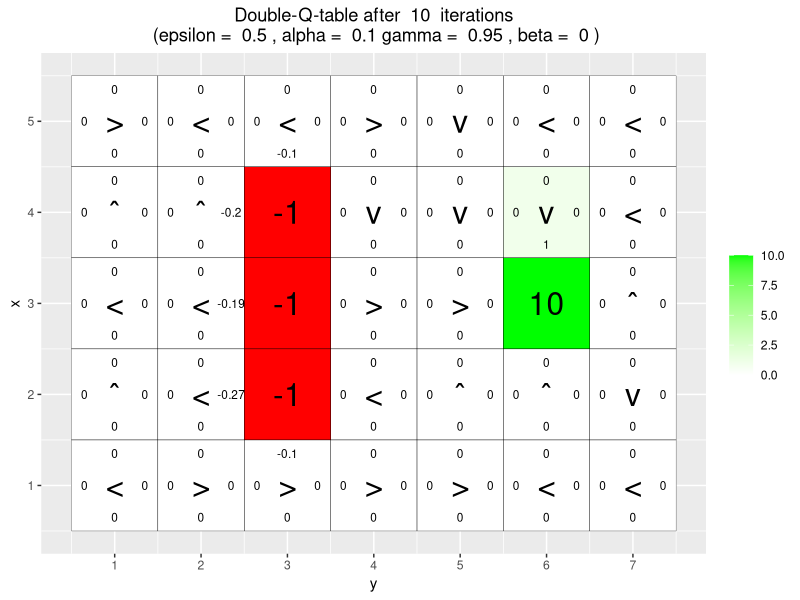
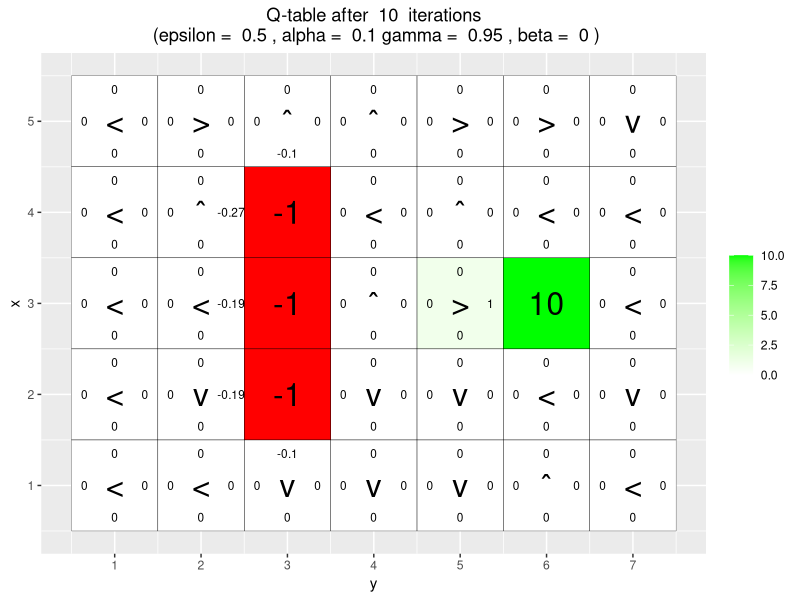
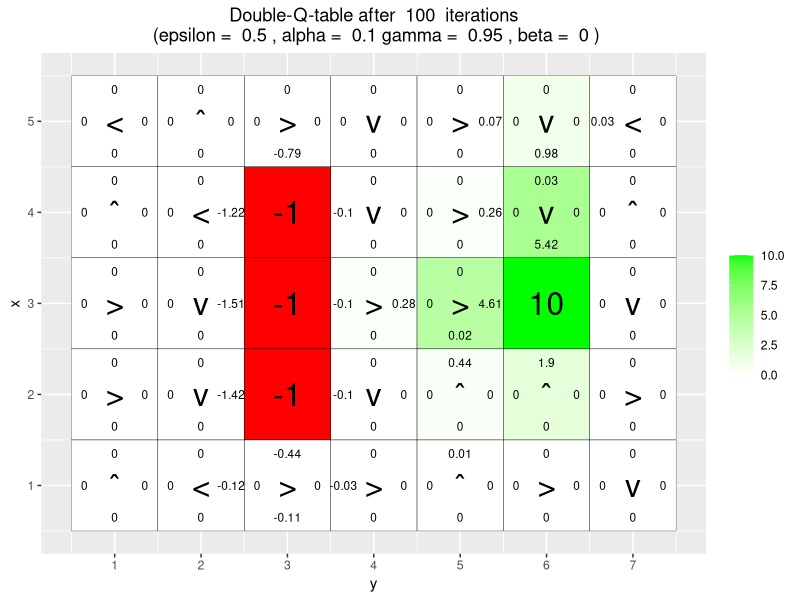
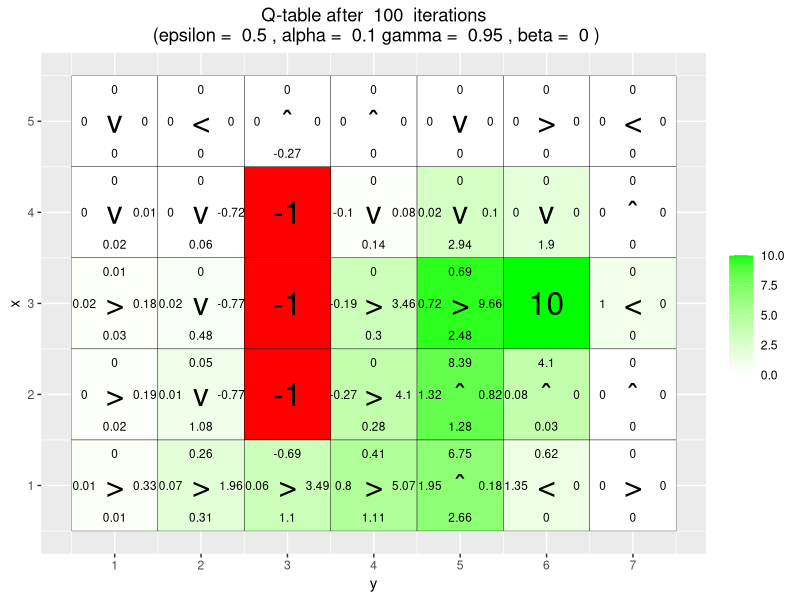
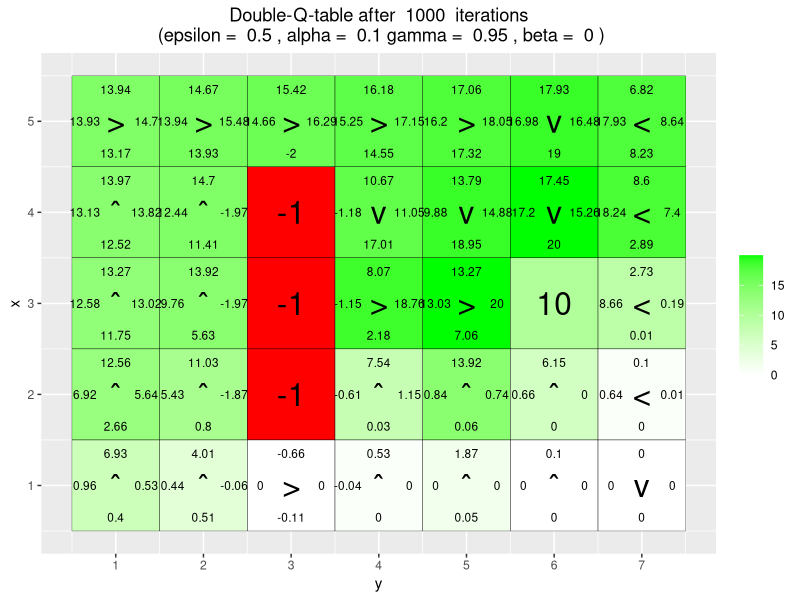
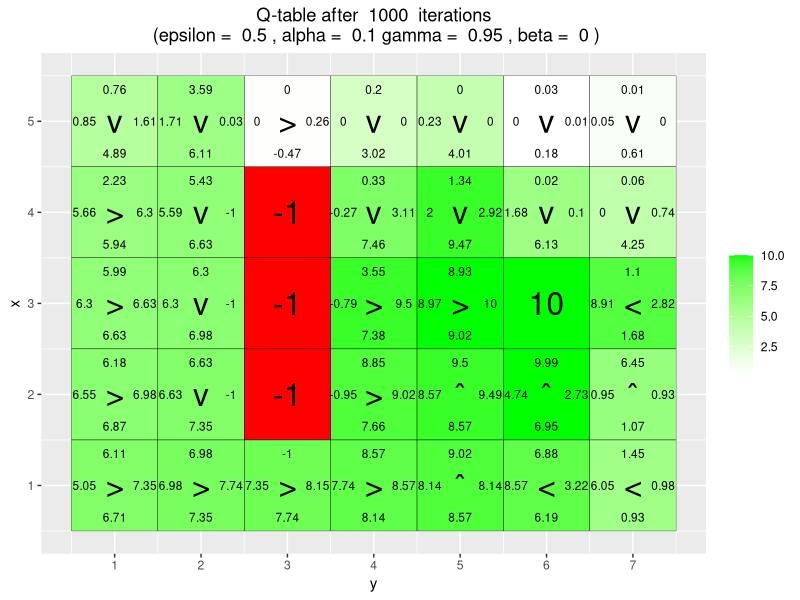
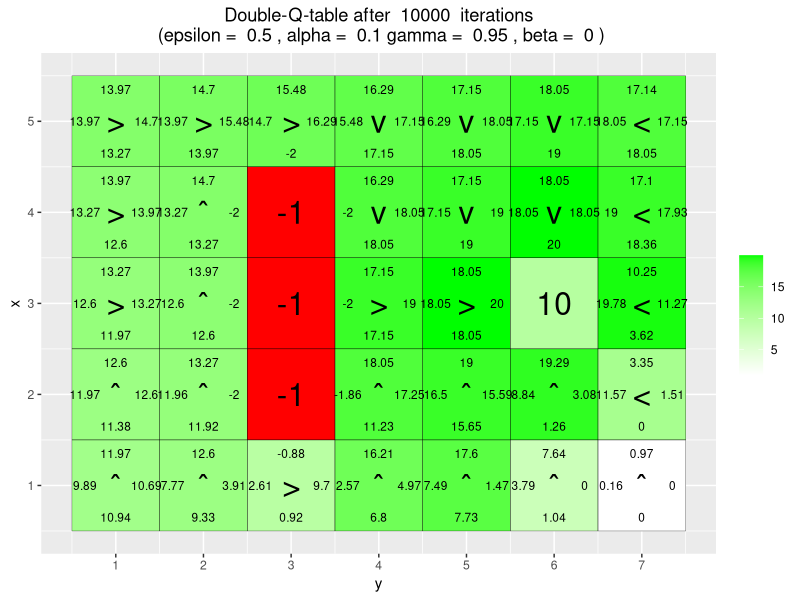
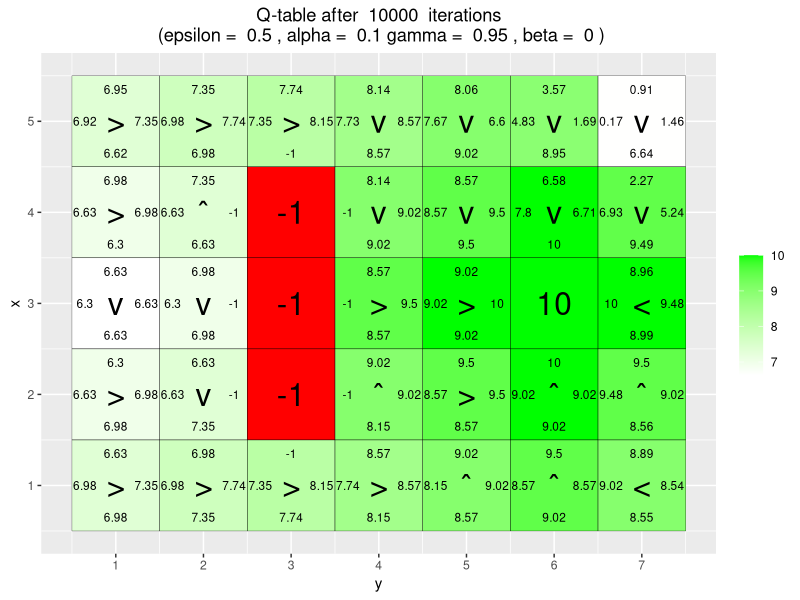

These charts were generated, in order, by the following R code: (Note: this script raises an error after producing the figures.)
# Shared Q-learning machinery used by environments A, B and C.
# State = (x, y) with x = row (1..H, plotted upwards), y = column (1..W).
# Q-table layout: q_table[x, y, action], an H x W x 4 array.
# Action indices: 1 = up, 2 = right, 3 = down, 4 = left (clockwise order,
# so action +/- 1 (mod 4) is a perpendicular action).
set.seed(12345)
library(ggplot2)
# Arrow symbols and (dx, dy) moves, indexed by action number.
arrows <- c("ˆ", ">", "v", "<")
action_deltas <- list(c(1,0), # up
                      c(0,1), # right
                      c(-1,0), # down
                      c(0,-1)) # left
# Plot the grid (given code): the four Q-values per non-terminal cell

# (top/right/bottom/left = up/right/down/left), the greedy action as an
# arrow, and fill colour = max_a Q (red NA cells = negative rewards).
# Uses globals H, W, reward_map and q_table.
vis_environment_double <- function(iterations=0, epsilon = 0.5, alpha = 0.1, gamma = 0.95, beta = 0){
  # expand.grid: data frame with one row per (x, y) cell (x varies fastest).
  df <- expand.grid(x=1:H,y=1:W)
  # mapply applies f(x, y) over the paired df$x, df$y columns; NA = terminal.
  foo <- mapply(function(x,y) ifelse(reward_map[x,y] == 0,q_table_1[x,y,1]+q_table_2[x,y,1],NA),df$x,df$y)
  df$val1 <- as.vector(round(foo, 2))
  foo <- mapply(function(x,y) ifelse(reward_map[x,y] == 0,q_table_1[x,y,2]+q_table_2[x,y,2],NA),df$x,df$y)
  df$val2 <- as.vector(round(foo, 2))
  foo <- mapply(function(x,y) ifelse(reward_map[x,y] == 0,q_table_1[x,y,3]+q_table_2[x,y,3],NA),df$x,df$y)
  df$val3 <- as.vector(round(foo, 2))
  foo <- mapply(function(x,y) ifelse(reward_map[x,y] == 0,q_table_1[x,y,4]+q_table_2[x,y,4],NA),df$x,df$y)
  df$val4 <- as.vector(round(foo, 2))
  foo <- mapply(function(x,y)
    ifelse(reward_map[x,y] == 0,arrows[GreedyPolicyDoubleQ(x,y)],reward_map[x,y]),df$x,df$y)
  df$val5 <- as.vector(foo)
  foo <- mapply(function(x,y) ifelse(reward_map[x,y] == 0,max(q_table_1[x,y,]+q_table_2[x,y,]),
                                     ifelse(reward_map[x,y]<0,NA,reward_map[x,y])),df$ x,df$y)
  df$val6 <- as.vector(foo)

  # print() needed: ggplot objects are not auto-drawn inside a function/loop.
  # aes maps column y to the horizontal and row x to the vertical axis.
  print(ggplot(df,aes(x = y,y = x)) +
          # Continuous fill white -> green; NA cells drawn red; no legend title.
          scale_fill_gradient(low = "white", high = "green", na.value = "red", name = "")
        +
          # One filled square per cell, coloured by val6 (max Q / reward).
          geom_tile(aes(fill=val6)) +
          # nudge_x/y shift labels towards a cell edge; na.rm drops NA labels.
          geom_text(aes(label = val1),size = 3,nudge_y = .35,na.rm = TRUE) +
          geom_text(aes(label = val2),size = 3,nudge_x = .35,na.rm = TRUE) +
          geom_text(aes(label = val3),size = 3,nudge_y = -.35,na.rm = TRUE) +
          geom_text(aes(label = val4),size = 3,nudge_x = -.35,na.rm = TRUE) +
          geom_text(aes(label = val5),size = 8) +
          # Transparent tiles with black borders draw the grid lines.
          geom_tile(fill = 'transparent', colour = 'black') +
          ggtitle(paste("Double-Q-table after ",iterations," iterations\n",
                        "(epsilon = ",epsilon,", alpha = ",alpha,"gamma = ",gamma,", beta = ",beta,")")) +
          # hjust = 0.5 centres the title.
          theme(plot.title = element_text(hjust = 0.5)) +
          # Integer tick marks at every column / row.
          scale_x_continuous(breaks = c(1:W),labels = c(1:W)) +
          scale_y_continuous(breaks = c(1:H),labels = c(1:H)))
}

vis_environment <- function(iterations=0, epsilon = 0.5, alpha = 0.1, gamma = 0.95, beta = 0){
  # expand.grid: data frame with one row per (x, y) cell (x varies fastest).
  df <- expand.grid(x=1:H,y=1:W)
  # mapply applies f(x, y) over the paired df$x, df$y columns; NA = terminal.
  foo <- mapply(function(x,y) ifelse(reward_map[x,y] == 0,q_table[x,y,1],NA),df$x,df$y)
  df$val1 <- as.vector(round(foo, 2))
  foo <- mapply(function(x,y) ifelse(reward_map[x,y] == 0,q_table[x,y,2],NA),df$x,df$y)
  df$val2 <- as.vector(round(foo, 2))
  foo <- mapply(function(x,y) ifelse(reward_map[x,y] == 0,q_table[x,y,3],NA),df$x,df$y)
  df$val3 <- as.vector(round(foo, 2))
  foo <- mapply(function(x,y) ifelse(reward_map[x,y] == 0,q_table[x,y,4],NA),df$x,df$y)
  df$val4 <- as.vector(round(foo, 2))
  foo <- mapply(function(x,y)
    ifelse(reward_map[x,y] == 0,arrows[GreedyPolicy(x,y)],reward_map[x,y]),df$x,df$y)
  df$val5 <- as.vector(foo)
  foo <- mapply(function(x,y) ifelse(reward_map[x,y] == 0,max(q_table[x,y,]),
                                     ifelse(reward_map[x,y]<0,NA,reward_map[x,y])),df$ x,df$y)
  df$val6 <- as.vector(foo)
  
  # print() needed: ggplot objects are not auto-drawn inside a function/loop.
  # aes maps column y to the horizontal and row x to the vertical axis.
  print(ggplot(df,aes(x = y,y = x)) +
          # Continuous fill white -> green; NA cells drawn red; no legend title.
          scale_fill_gradient(low = "white", high = "green", na.value = "red", name = "")
        +
          # One filled square per cell, coloured by val6 (max Q / reward).
          geom_tile(aes(fill=val6)) +
          # nudge_x/y shift labels towards a cell edge; na.rm drops NA labels.
          geom_text(aes(label = val1),size = 3,nudge_y = .35,na.rm = TRUE) +
          geom_text(aes(label = val2),size = 3,nudge_x = .35,na.rm = TRUE) +
          geom_text(aes(label = val3),size = 3,nudge_y = -.35,na.rm = TRUE) +
          geom_text(aes(label = val4),size = 3,nudge_x = -.35,na.rm = TRUE) +
          geom_text(aes(label = val5),size = 8) +
          # Transparent tiles with black borders draw the grid lines.
          geom_tile(fill = 'transparent', colour = 'black') +
          ggtitle(paste("Q-table after ",iterations," iterations\n",
                        "(epsilon = ",epsilon,", alpha = ",alpha,"gamma = ",gamma,", beta = ",beta,")")) +
          # hjust = 0.5 centres the title.
          theme(plot.title = element_text(hjust = 0.5)) +
          # Integer tick marks at every column / row.
          scale_x_continuous(breaks = c(1:W),labels = c(1:W)) +
          scale_y_continuous(breaks = c(1:H),labels = c(1:H)))
}

  
  # Greedy policy: return argmax_a Q(x, y, a).
GreedyPolicy <- function(x, y){
  # Break ties at random among the actions with maximal Q-value.
  # (which.max would always pick the first, e.g. always "up" while all
  # Q-values are still 0, biasing the agent.)
  q <- q_table[x,y,]
  best <- which(q == max(q))
  return(best[sample(length(best), 1)])
}

GreedyPolicyDoubleQ <- function(x, y){
  # Break ties at random among the actions with maximal Q-value.
  # (which.max would always pick the first, e.g. always "up" while all
  # Q-values are still 0, biasing the agent.)
  q <- q_table_1[x,y,] + q_table_2[x,y,]
  best <- which(q == max(q))
  return(best[sample(length(best), 1)])
}

# Epsilon-greedy policy: with probability epsilon explore (uniformly random
# action, which may also be the greedy one), otherwise exploit (greedy).
EpsilonGreedyPolicy <- function(x, y, epsilon){
  if(runif(1) < epsilon){
    return(sample(1:4,1))
  } else{
    return(GreedyPolicy(x,y))
  }
}

EpsilonGreedyPolicyDoubleQ <- function(x, y, epsilon){
  if(runif(1) < epsilon){
    return(sample(1:4,1))
  } else{
    return(GreedyPolicyDoubleQ(x,y))
  }
}

# Environment dynamics. beta = slip probability: with prob 1 - beta the
# intended action is executed, with prob beta/2 each the agent slips to
# one of the two perpendicular actions. Returns the new state (x, y).
transition_model <- function(x, y, action, beta){
  # delta = -1 (slip counter-clockwise), 0 (no slip), +1 (clockwise).
  delta <- sample(-1:1, size = 1, prob = c(0.5*beta,1-beta,0.5*beta))
  # Rotate the action by delta, wrapping around within 1..4.
  final_action <- ((action + delta + 3) %% 4) + 1
  # [ ] on a list returns a sub-list; unlist turns it into the c(dx, dy).
  foo <- c(x,y) + unlist(action_deltas[final_action])
  # Clamp to the grid: moving into a wall leaves the agent in place.
  foo <- pmax(c(1,1),pmin(foo,c(H,W)))
  return (foo)
}

# Run one episode of Q-learning from start_state, updating the global
# q_table in place (<<-). Behaviour policy: epsilon-greedy; target: greedy
# (max over next actions), i.e. off-policy. alpha = learning rate,
# gamma = discount, beta = slip probability.
# Returns c(reward of the episode, sum of TD errors).
q_learning <- function(start_state, epsilon = 0.5, alpha = 0.1, gamma = 0.95,
                       beta = 0){
  current_state <- start_state
  # Sum of TD errors over the episode: how much the Q-table was corrected.
  # Tends to 0 as the Q-values converge.
  episode_correction <- 0
  repeat{
    # Follow policy, execute action, get reward.
    next_action <- EpsilonGreedyPolicy(current_state[1], current_state[2], epsilon)
    next_state <- transition_model(current_state[1], current_state[2], next_action, beta)
    q_old <- q_table[current_state[1], current_state[2], next_action]
    reward <- reward_map[next_state[1], next_state[2]]
    # Q-table update (TD update):
    # Q(s,a) <- Q(s,a) + alpha * (r + gamma * max_a' Q(s',a') - Q(s,a)).
    # Terminal states have Q = 0 (never updated), so target = r there.
    target <- reward + gamma * max(q_table[next_state[1], next_state[2],])
    q_table[current_state[1], current_state[2], next_action] <<- q_old + alpha * (target-q_old)
    episode_correction <- episode_correction + (target - q_old)
    current_state <- next_state

  # Any non-zero reward (positive goal or negative state) is terminal.
  if(reward!=0)
    # End episode.
    return (c(reward,episode_correction))
  }
}

double_q_learning <- function(start_state, epsilon = 0.5, alpha = 0.1, gamma = 0.95,
                       beta = 0){
  current_state <- start_state
  # Sum of TD errors over the episode: how much the Q-table was corrected.
  # Tends to 0 as the Q-values converge.
  episode_correction <- 0
  repeat{
    # Follow policy, execute action, get reward.
    next_action <- EpsilonGreedyPolicyDoubleQ(current_state[1], current_state[2], epsilon)
    next_state <- transition_model(current_state[1], current_state[2], next_action, beta)
    q_old <- 0
    use_q1 <- runif(1) < 0.5
    if(use_q1){
      q_old <- q_table_1[current_state[1], current_state[2], next_action]
    }
    else{
      q_old <- q_table_2[current_state[1], current_state[2], next_action]
    }
    reward <- reward_map[next_state[1], next_state[2]]
    # Q-table update (TD update):
    # Q(s,a) <- Q(s,a) + alpha * (r + gamma * max_a' Q(s',a') - Q(s,a)).
    # Terminal states have Q = 0 (never updated), so target = r there.
    if(use_q1){
      target <- reward + gamma * q_table_2[next_state[1], next_state[2], which.max(q_table_1[next_state[1], next_state[2],])]
      q_table_1[current_state[1], current_state[2], next_action] <<- q_old + alpha * (target - q_old)
      episode_correction <- episode_correction + (target - q_old)
    }
    else{
      target <- reward + gamma * q_table_1[next_state[1], next_state[2], which.max(q_table_2[next_state[1], next_state[2],])]
      q_table_2[current_state[1], current_state[2], next_action] <<- q_old + alpha * (target - q_old)
      episode_correction <- episode_correction + (target - q_old)
    }
    
    current_state <- next_state
    
    # Any non-zero reward (positive goal or negative state) is terminal.
    if(reward!=0)
      # End episode.
      return (c(reward,episode_correction))
  }
}

# Moving average over windows of n episodes (via cumulative sums), used to
# smooth the reward and correction curves.
MovingAverage <- function(x, n){
  cx <- c(0,cumsum(x))
  # Window sum = S[i+n] - S[i]; returns length(x) - n + 1 averages.
  rsum <- (cx[(n+1):length(cx)] - cx[1:(length(cx) - n)]) / n
  return (rsum)
}
# Environment A: 5 x 7 grid, goal +10 at (3,6), wall of -1 at (2:4,3).
# Default parameters (epsilon 0.5, alpha 0.1, gamma 0.95, beta 0).
H <- 5
W <- 7
reward_map <- matrix(0, nrow = H, ncol = W)
reward_map[3,6] <- 10
reward_map[2:4,3] <- -1
# Q-table starts at 0 for all states and actions.
#REPLACE
q_table <- array(0,dim = c(H,W,4))
q_table_1 <- array(0,dim = c(H,W,4))
q_table_2 <- array(0,dim = c(H,W,4))

reward_double <- numeric(10000)
correction_double <- numeric(10000) 
reward <- numeric(10000)
correction <- numeric(10000) 

# 10000 episodes from (3,1); plot the Q-table at 10, 100, 1000, 10000.
for(i in 1:10000){
  foo <- double_q_learning(start_state = c(3,1))
  reward_double[i] <- foo[1]
  correction_double[i] <- foo[2]
  
  foo <- q_learning(start_state = c(3,1))
  reward[i] <- foo[1]
  correction[i] <- foo[2]
  
  if(any(i==c(10,100,1000,10000))){
    vis_environment_double(i)
    readline(prompt="press enter to continue")
    vis_environment(i)
    readline(prompt="press enter to continue")
  }
}
setting <- paste("epsilon ", 0.5, ", gamma ", 0.95)
plot(MovingAverage(reward,100), type = "l", main = paste("Reward Comparison,", setting),
     xlab = "Episode", ylab = "Moving Avg reward (last 100)", cex.main = 0.8, col="blue", ylim = c(2,max(reward_double)))
lines(MovingAverage(reward_double,100), type = "l", col="red")
legend("bottomleft", legend = c("QL", "DQL"),
       col = c("blue", "red"), lwd = 2)

plot(MovingAverage(correction,100), type = "l", main = paste("Correction,", setting),
     xlab = "Episode", ylab = "Avg correction (last 100) Q-Learning", cex.main = 0.8)
plot(MovingAverage(correction_double,100), type = "l", main = paste("Correction,", setting),
     xlab = "Episode", ylab = "Avg correction (last 100) 2xQ-Learning", cex.main = 0.8)

# Environment B: 7 x 8 grid, -1 in top and bottom rows, +5 at (4,5)
# (close) and +10 at (4,8) (far, behind the 5). Start in (4,1).
H <- 7
W <- 8
reward_map <- matrix(0, nrow = H, ncol = W)
reward_map[1,] <- -1
reward_map[7,] <- -1
reward_map[4,5] <- 5
reward_map[4,8] <- 10
# Grid search: epsilon (exploration) x gamma (discount); fresh Q-table
# and 30000 episodes per setting.
for(eps in c(0.5, 0.1)){
  for(j in c(0.5,0.75,0.95)){
    #q_table <- array(0,dim = c(H,W,4))
    q_table_1 <- array(0,dim = c(H,W,4))
    q_table_2 <- array(0,dim = c(H,W,4))
    # Per-episode reward and correction (sum of TD errors).
    reward <- numeric(30000)
    correction <- numeric(30000)
    for(i in 1:30000){
      #Replace
      #foo <- q_learning(epsilon = eps, gamma = j, start_state = c(4,1))
      foo <- double_q_learning(epsilon = eps, gamma = j, start_state = c(4,1))
      reward[i] <- foo[1]
      correction[i] <- foo[2]
    }
    setting <- paste("epsilon =", eps, ", gamma =", j)
    vis_environment(i, epsilon = eps, gamma = j)
    # Moving averages (window 100): reward shows which goal is reached,
    # correction shows when the Q-table stops changing.
    # par(mfrow): 1 x 2 panel layout for the two base plots (reset below).
    par(mfrow = c(1,2))
    # type = "l": line plot; cex.main shrinks the title.
    plot(MovingAverage(reward,100), type = "l", main = paste("Reward,", setting),
         xlab = "Episode", ylab = "Avg reward (last 100)", cex.main = 0.8)
    plot(MovingAverage(correction,100), type = "l", main = paste("Correction,", setting),
         xlab = "Episode", ylab = "Avg correction (last 100)", cex.main = 0.8)
    par(mfrow = c(1,1))
  }
}
# Environment C: 3 x 6 grid, -1 at (1,2:5) (a "cliff"), goal +10 at
# (1,6). Start in (1,1), epsilon 0.5, gamma 0.6.
H <- 3
W <- 6
reward_map <- matrix(0, nrow = H, ncol = W)
reward_map[1,2:5] <- -1
reward_map[1,6] <- 10
# Vary beta (slip probability); fresh Q-table, 10000 episodes each.
for(j in c(0,0.2,0.4,0.66)){
  q_table <- array(0,dim = c(H,W,4))
  for(i in 1:10000)
    foo <- q_learning(gamma = 0.6, beta = j, start_state = c(1,1))
  vis_environment(i, gamma = 0.6, beta = j)
}
